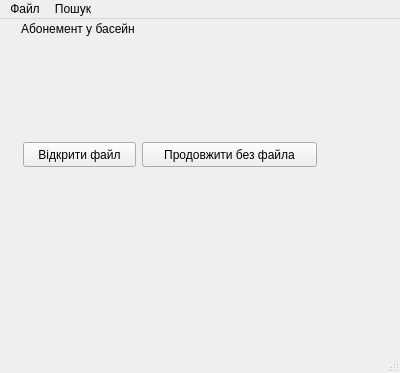
<?xml version="1.0" encoding="UTF-8"?>
<ui version="4.0">
 <class>MainWindow</class>
 <widget class="QMainWindow" name="MainWindow">
  <property name="geometry">
   <rect>
    <x>0</x>
    <y>0</y>
    <width>400</width>
    <height>373</height>
   </rect>
  </property>
  <property name="maximumSize">
   <size>
    <width>400</width>
    <height>400</height>
   </size>
  </property>
  <property name="windowTitle">
   <string>MainWindow</string>
  </property>
  <widget class="QWidget" name="centralwidget">
   <widget class="QLabel" name="LabelWelcomText">
    <property name="geometry">
     <rect>
      <x>21</x>
      <y>1</y>
      <width>144</width>
      <height>17</height>
     </rect>
    </property>
    <property name="text">
     <string>Абонемент у басейн</string>
    </property>
   </widget>
   <widget class="QPushButton" name="PushButtonOpenFile">
    <property name="geometry">
     <rect>
      <x>23</x>
      <y>123</y>
      <width>113</width>
      <height>25</height>
     </rect>
    </property>
    <property name="text">
     <string>Відкрити файл</string>
    </property>
   </widget>
   <widget class="QPushButton" name="PushButtonContinueWithoutFile">
    <property name="geometry">
     <rect>
      <x>142</x>
      <y>123</y>
      <width>175</width>
      <height>25</height>
     </rect>
    </property>
    <property name="text">
     <string>Продовжити без файла</string>
    </property>
   </widget>
  </widget>
  <widget class="QMenuBar" name="menubar">
   <property name="geometry">
    <rect>
     <x>0</x>
     <y>0</y>
     <width>400</width>
     <height>22</height>
    </rect>
   </property>
   <widget class="QMenu" name="menu">
    <property name="title">
     <string>Файл</string>
    </property>
    <addaction name="action_newFile"/>
    <addaction name="action_openFile"/>
    <addaction name="action_saveFile"/>
    <addaction name="separator"/>
   </widget>
   <widget class="QMenu" name="menu_2">
    <property name="title">
     <string>Пошук</string>
    </property>
    <addaction name="action_findByName"/>
    <addaction name="action_findByLengthOfStay"/>
    <addaction name="action_findByNumOfVisits"/>
   </widget>
   <addaction name="menu"/>
   <addaction name="menu_2"/>
  </widget>
  <widget class="QStatusBar" name="statusbar"/>
  <action name="action_newFile">
   <property name="text">
    <string>Новий файл</string>
   </property>
  </action>
  <action name="action_openFile">
   <property name="text">
    <string>Відкрити файл</string>
   </property>
  </action>
  <action name="action_saveFile">
   <property name="text">
    <string>Зберегти файл</string>
   </property>
  </action>
  <action name="action_findByName">
   <property name="text">
    <string>Пошук за ПІП</string>
   </property>
  </action>
  <action name="action_findByLengthOfStay">
   <property name="text">
    <string>Пошук за тривалістю перебування</string>
   </property>
  </action>
  <action name="action_findByNumOfVisits">
   <property name="text">
    <string>Пошук за вказаною кількістю відвідувань</string>
   </property>
  </action>
 </widget>
 <resources/>
 <connections/>
</ui>
